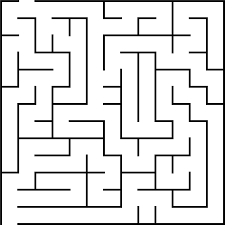
#> input picture maze.png, 225 x 225 px
$ jupyter execute --allow-errors maze-solver.ipynb
#> lines starting #> are read from the running program, lines starting #| are printed output that depends on the picture; after the words box and inside, x2 and y2 are one past the last pixel; in counts of white or black regions, pixels touching at a corner belong together
[cell 1]
import heapq
import cv2
import matplotlib.pyplot as plt
import numpy as np

[cell 2]
#Helper functions and classes
class Vertex:
    def __init__(self,x_coord,y_coord):
        self.x=x_coord
        self.y=y_coord
        self.d=float('inf') #distance from source
        self.parent_x=None
        self.parent_y=None
        self.processed=False
        self.index_in_queue=None

#Return neighbor directly above, below, right, and left
def get_neighbors(mat,r,c):
    shape=mat.shape
    neighbors=[]
    #ensure neighbors are within image boundaries
    if r > 0 and not mat[r-1][c].processed:
         neighbors.append(mat[r-1][c])
    if r < shape[0] - 1 and not mat[r+1][c].processed:
            neighbors.append(mat[r+1][c])
    if c > 0 and not mat[r][c-1].processed:
        neighbors.append(mat[r][c-1])
    if c < shape[1] - 1 and not mat[r][c+1].processed:
            neighbors.append(mat[r][c+1])
    return neighbors

def bubble_up(queue, index):
    if index <= 0:
        return queue
    p_index=(index-1)//2
    if queue[index].d < queue[p_index].d:
            queue[index], queue[p_index]=queue[p_index], queue[index]
            queue[index].index_in_queue=index
            queue[p_index].index_in_queue=p_index
            quque = bubble_up(queue, p_index)
    return queue

def bubble_down(queue, index):
    length=len(queue)
    lc_index=2*index+1
    rc_index=lc_index+1
    if lc_index >= length:
        return queue
    if lc_index < length and rc_index >= length: #just left child
        if queue[index].d > queue[lc_index].d:
            queue[index], queue[lc_index]=queue[lc_index], queue[index]
            queue[index].index_in_queue=index
            queue[lc_index].index_in_queue=lc_index
            queue = bubble_down(queue, lc_index)
    else:
        small = lc_index
        if queue[lc_index].d > queue[rc_index].d:
            small = rc_index
        if queue[small].d < queue[index].d:
            queue[index],queue[small]=queue[small],queue[index]
            queue[index].index_in_queue=index
            queue[small].index_in_queue=small
            queue = bubble_down(queue, small)
    return queue

def get_distance(img,u,v):
    return 0.1 + (float(img[v][0])-float(img[u][0]))**2+(float(img[v][1])-float(img[u][1]))**2+(float(img[v][2])-float(img[u][2]))**2

def drawPath(img,path, thickness=2):
    '''path is a list of (x,y) tuples'''
    x0,y0=path[0]
    for vertex in path[1:]:
        x1,y1=vertex
        cv2.line(img,(x0,y0),(x1,y1),(255,0,0),thickness)
        x0,y0=vertex

[cell 3]
def find_shortest_path(img,src,dst):
    pq=[] #min-heap priority queue
    source_x=src[0]
    source_y=src[1]
    dest_x=dst[0]
    dest_y=dst[1]
    imagerows,imagecols=img.shape[0],img.shape[1]
    matrix = np.full((imagerows, imagecols), None) #access by matrix[row][col]
    for r in range(imagerows):
        for c in range(imagecols):
            matrix[r][c]=Vertex(c,r)
            matrix[r][c].index_in_queue=len(pq)
            pq.append(matrix[r][c])
    matrix[source_y][source_x].d=0
    pq=bubble_up(pq, matrix[source_y][source_x].index_in_queue)

    while len(pq) > 0:
        u=pq[0]
        u.processed=True
        pq[0]=pq[-1]
        pq[0].index_in_queue=0
        pq.pop()
        pq=bubble_down(pq,0)
        neighbors = get_neighbors(matrix,u.y,u.x)
        for v in neighbors:
            dist=get_distance(img,(u.y,u.x),(v.y,v.x))
            if u.d + dist < v.d:
                v.d = u.d+dist
                v.parent_x=u.x
                v.parent_y=u.y
                idx=v.index_in_queue
                pq=bubble_down(pq,idx)
                pq=bubble_up(pq,idx)

    path=[]
    iter_v=matrix[dest_y][dest_x]
    path.append((dest_x,dest_y))
    while(iter_v.y!=source_y or iter_v.x!=source_x):
        path.append((iter_v.x,iter_v.y))
        iter_v=matrix[iter_v.parent_y][iter_v.parent_x]


    path.append((source_x,source_y))
    return path

[cell 4]
img = cv2.imread('maze.png') # read the image
#> img is the input picture: shape (225, 225, 3); min 0, max 255, mean 225.5
cv2.circle(img,(5,220), 3, (255,0,0), -1) # add a circle at (5, 220)
#> img: shape (225, 225, 3); 0.06% of pixels changed, all inside (x1, y1, x2, y2) = (2, 217, 9, 224)
cv2.circle(img, (25,5), 3, (0,0,255), -1) # add a circle at (5,5)
#> img: shape (225, 225, 3); mean B, G, R 225.3, 225.2, 225.3
plt.figure(figsize=(7,7))
plt.imshow(img)
plt.show()

[cell 5]
img = cv2.imread('maze.png') # read image
cv2.imwrite('maze-initial.png', img)
p = find_shortest_path(img, (25,5), (5,220))
drawPath(img,p)
#> the loop in drawPath, `for vertex in path[1:]:` made 762 passes
#> vertex on passes 1 to 3: (5, 220), (5, 219), (6, 219)
#> after the loop in drawPath, `for vertex in path[1:]:`:
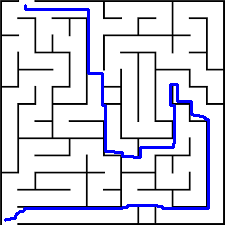
#> img: shape (225, 225, 3); 4.4% of pixels changed, all inside (x1, y1, x2, y2) = (4, 4, 210, 222)
